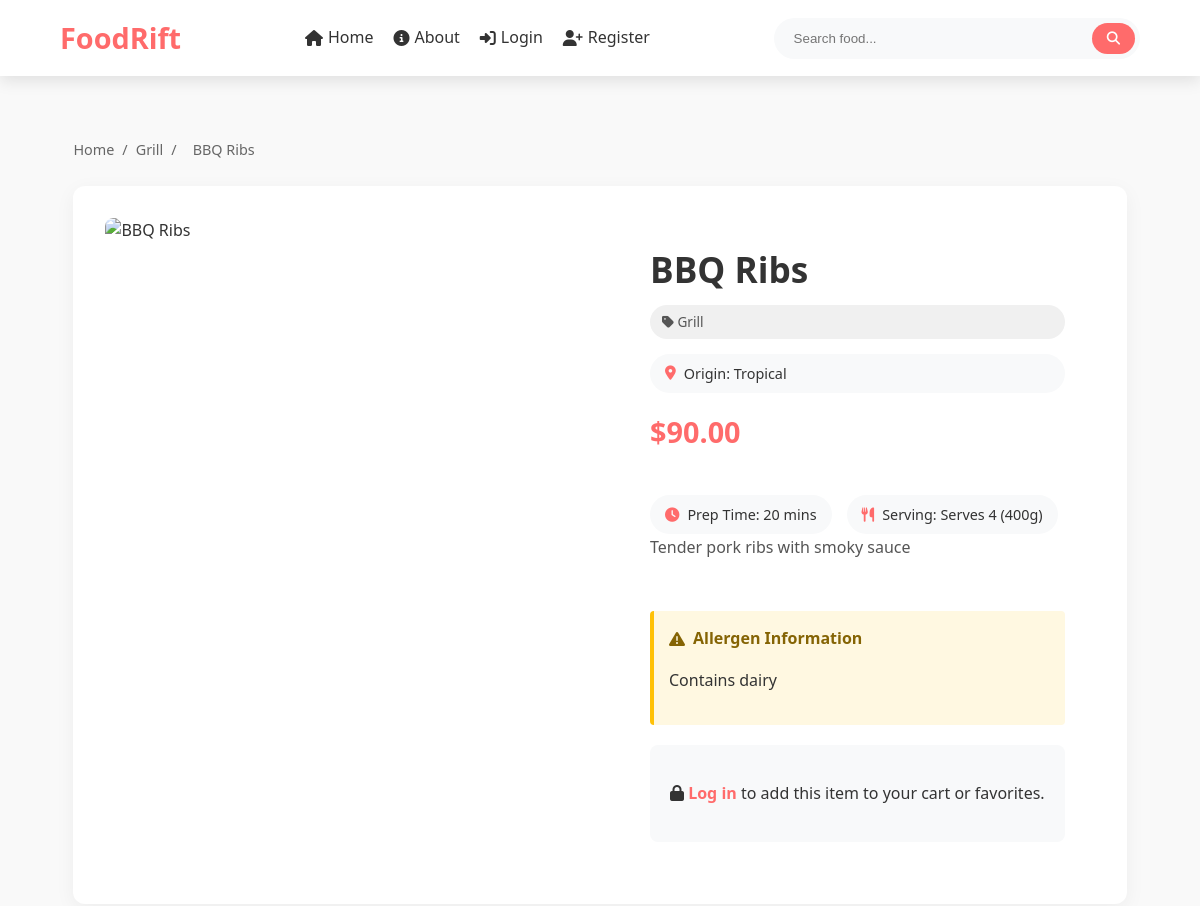
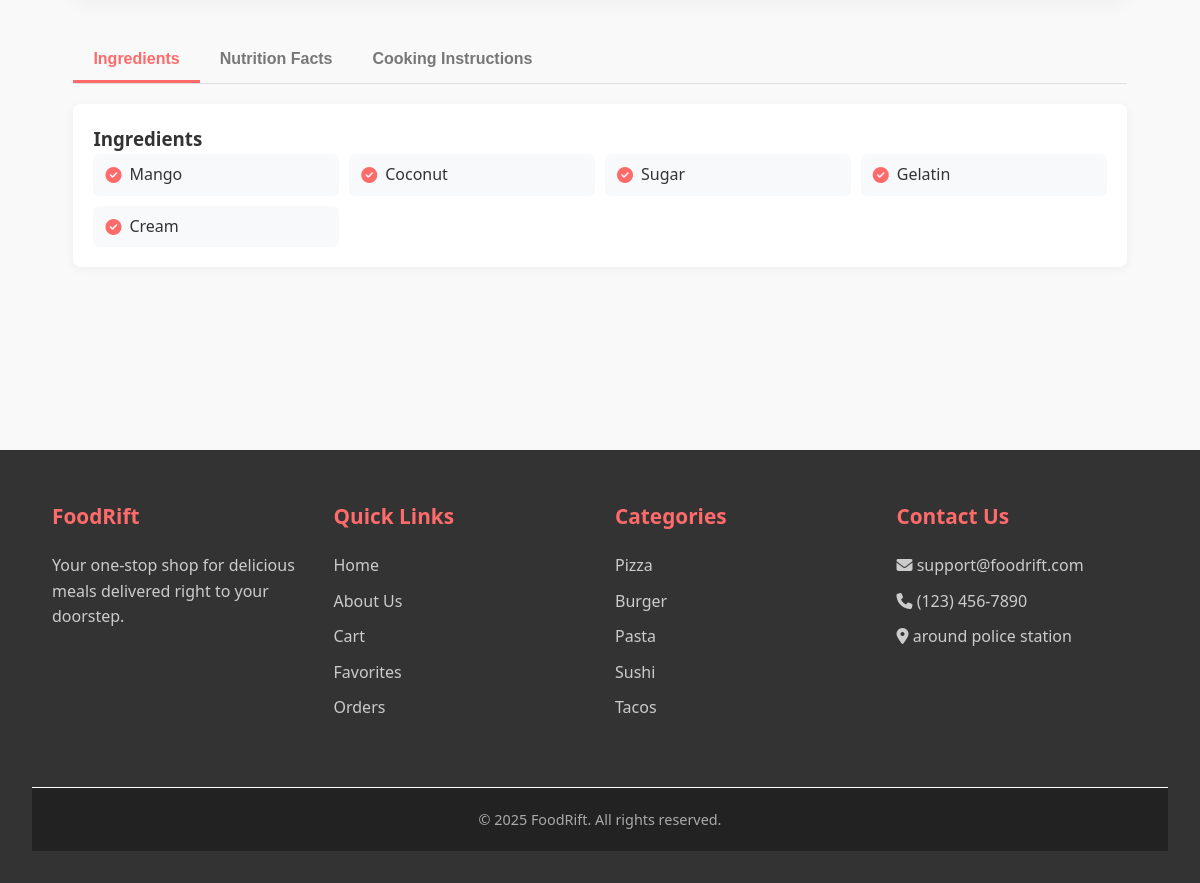
The page /product.php?id=10 on the database its author committed (2 pictures, top to bottom).
### tables this page shows
CREATE TABLE `products` (
  `id` int(11) NOT NULL,
  `name` varchar(100) NOT NULL,
  `price` decimal(10,2) NOT NULL,
  `description` text DEFAULT NULL,
  `image` varchar(255) DEFAULT NULL,
  `category` text DEFAULT NULL,
  `ingredients` text DEFAULT NULL,
  `serving_size` varchar(50) DEFAULT NULL,
  `preparation_time` varchar(20) DEFAULT NULL,
  `cooking_instructions` text DEFAULT NULL,
  `spiciness_level` int(11) DEFAULT NULL,
  `allergen_info` text DEFAULT NULL,
  `nutrition_facts` text DEFAULT NULL,
  `origin` varchar(100) DEFAULT NULL
);

### product.php (the view, shortened to what this page needs)
<?php
require_once 'config.php';
$product_id = isset($_GET['id']) ? (int)$_GET['id'] : 0;
$stmt = $conn->prepare("SELECT * FROM products WHERE id = :id");
$stmt->bindParam(':id', $product_id);
$stmt->execute();
$product = $stmt->fetch(PDO::FETCH_ASSOC);
$is_in_cart = in_array($product_id, $_SESSION['cart']);
$is_favorite = in_array($product_id, $_SESSION['favorites']);
?>
<!DOCTYPE html>
<html lang="en">
<head>
    <link rel="stylesheet" href="css/style.css">
    <link rel="stylesheet" href="https://cdnjs.cloudflare.com/ajax/libs/font-awesome/6.4.0/css/all.min.css">
    <link rel="stylesheet" href="css/product.css">
</head>
<body>
    <?php include 'header.php'; ?>
    <main>
        <div class="product-container">
            <div class="breadcrumb">
                <a href="index.php">Home</a>
                <span>/</span>
                <a href="index.php?category=<?php echo urlencode($product['category']); ?>"><?php echo $product['category']; ?></a>
                <span>/</span>
                <span><?php echo $product['name']; ?></span>
            </div>
            <section class="product-detail">
                <div class="product-image-container">
                    <img src="<?php echo $product['image']; ?>" alt="<?php echo $product['name']; ?>">
                </div>
                <div class="product-info">
                    <h2><?php echo $product['name']; ?></h2>
                    <div class="category-badge">
                        <i class="fas fa-tag"></i> <?php echo $product['category']; ?>
                    </div>
                    <?php if (!empty($product['origin'])): ?>
                        <div class="meta-item">
                            <i class="fas fa-map-marker-alt"></i> Origin: <?php echo $product['origin']; ?>
                        </div>
                    <?php endif; ?>
                    <div class="price">$<?php echo number_format($product['price'], 2); ?></div>
                    <div class="product-meta">
                        <?php if (!empty($product['preparation_time'])): ?>
                            <div class="meta-item">
                                <i class="fas fa-clock"></i> Prep Time: <?php echo $product['preparation_time']; ?>
                            </div>
                        <?php endif; ?>
                        <?php if (!empty($product['serving_size'])): ?>
                            <div class="meta-item">
                                <i class="fas fa-utensils"></i> Serving: <?php echo $product['serving_size']; ?>
                            </div>
                        <?php endif; ?>
                    </div>
                    <div class="product-description">
                        <?php echo $product['description']; ?>
                    </div>
                    <?php if (!empty($product['allergen_info'])): ?>
                        <div class="allergen-info">
                            <h4><i class="fas fa-exclamation-triangle"></i> Allergen Information</h4>
                            <p><?php echo $product['allergen_info']; ?></p>
                        </div>
                    <?php endif; ?>
                    <?php if (isset($_SESSION['user_id'])): ?>
                        <div class="action-buttons">
                            <?php if (!$is_in_cart): ?>
                                <form method="post" style="flex-grow: 1;">
                                    <input type="hidden" name="product_id" value="<?php echo $product['id']; ?>">
                                    <button type="submit" name="add_to_cart" class="add-to-cart">
                                        <i class="fas fa-shopping-cart"></i> Add to Cart
                                    </button>
                                </form>
                            <?php else: ?>
                                <form method="post" style="flex-grow: 1;">
                                    <input type="hidden" name="product_id" value="<?php echo $product['id']; ?>">
                                    <button type="submit" name="remove_item" class="remove-item">
                                        <i class="fas fa-trash-alt"></i> Remove from Cart
                                    </button>
                                </form>
                            <?php endif; ?>
                            <form method="post">
                                <input type="hidden" name="product_id" value="<?php echo $product['id']; ?>">
                                <button type="submit" name="toggle_favorite" class="favorite-btn <?php echo $is_favorite ? 'favorited' : ''; ?>">
                                    <i class="fas fa-heart"></i>
                                </button>
                            </form>
                        </div>
                    <?php else: ?>
                        <div class="login-prompt">
                            <p><i class="fas fa-lock"></i> <a href="login.php">Log in</a> to add this item to your cart or favorites.</p>
                        </div>
                    <?php endif; ?>
                </div>
            </section>
            <section class="product-details-tabs">
                <div class="tabs-nav">
                    <button class="tab-btn active" data-tab="ingredients">Ingredients</button>
                    <button class="tab-btn" data-tab="nutrition">Nutrition Facts</button>
                    <button class="tab-btn" data-tab="instructions">Cooking Instructions</button>
                </div>
                <div class="tab-content active" id="ingredients-tab">
                    <?php if (!empty($product['ingredients'])): ?>
                        <h3>Ingredients</h3>
                        <ul class="ingredients-list">
                            <?php
                            $ingredients = explode(',', $product['ingredients']);
                            foreach ($ingredients as $ingredient):
                                $ingredient = trim($ingredient);
                                if (!empty($ingredient)):
                            ?>
                                    <li><i class="fas fa-check-circle"></i> <?php echo $ingredient; ?></li>
                            <?php
                                endif;
                            endforeach;
                            ?>
                        </ul>
                    <?php else: ?>
                        <p>Ingredients information not available for this product.</p>
                    <?php endif; ?>
                </div>
            </section>
        </div>
    </main>
    <?php include 'footer.php'; ?>
</body>
</html>

### css/style.css (style rules this page uses)
* { margin: 0; padding: 0; box-sizing: border-box; }
html, body { height: 100%; }
body { font-family: "Arial", sans-serif; background-color: #ffffff; color: #333; display: flex; flex-direction: column; }
main { flex: 1 0 auto; padding: 2rem; max-width: 1400px; margin: 0 auto; }
h2 { text-align: center; color: #082545; }
.price { font-weight: bold; color: #007bff; margin-bottom: 1rem; }
.product-detail { display: flex; gap: 2rem; background-color: #f2f2f2; padding: 2rem; border-radius: 8px; margin-bottom: 2rem; }
.product-detail img { max-width: 400px; height: auto; border-radius: 8px; }
.product-info { flex: 1; display: flex; flex-direction: column; justify-content: space-between; }
.product-info h2 { margin-bottom: 1rem; text-align: left; }
.price { font-weight: bold; color: #007bff; margin: 1rem 0; }
.product-info p { margin: 1rem 0; }

### css/product.css (style rules this page uses)
.product-container { max-width: 1200px; margin: 0 auto; padding: 30px 20px; }
.breadcrumb { display: flex; margin-bottom: 25px; font-size: 0.9rem; color: #666; }
.breadcrumb a { color: #666; text-decoration: none; transition: color 0.2s; }
.breadcrumb span { margin: 0 8px; }
.product-detail { display: grid; grid-template-columns: 1fr 1fr; gap: 40px; margin-bottom: 40px; background: #fff; border-radius: 12px; box-shadow: 0 5px 20px rgba(0, 0, 0, 0.05); overflow: hidden; }
.product-image-container { position: relative; overflow: hidden; border-radius: 8px; height: 100%; }
.product-image-container img { width: 100%; height: 100%; object-fit: cover; transition: transform 0.5s ease; }
.product-info { padding: 30px; display: flex; flex-direction: column; }
.product-info h2 { font-size: 2.2rem; color: #333; margin-bottom: 15px; line-height: 1.2; }
.category-badge { display: inline-block; background: #f0f0f0; color: #555; padding: 6px 12px; border-radius: 20px; font-size: 0.85rem; margin-bottom: 15px; }
.price { font-size: 1.8rem; font-weight: 700; color: #ff6b6b; margin-bottom: 20px; }
.product-description { line-height: 1.7; color: #555; margin-bottom: 30px; }
.login-prompt { background: #f8f9fa; padding: 20px; border-radius: 8px; text-align: center; margin-top: 20px; }
.login-prompt a { color: #ff6b6b; font-weight: 600; text-decoration: none; }
.product-details-tabs { margin-bottom: 60px; }
.tabs-nav { display: flex; border-bottom: 1px solid #e0e0e0; margin-bottom: 20px; }
.tab-btn { padding: 12px 20px; background: none; border: none; border-bottom: 3px solid transparent; font-size: 1rem; font-weight: 600; color: #777; cursor: pointer; transition: all 0.3s; }
.tab-btn.active { color: #ff6b6b; border-bottom-color: #ff6b6b; }
.tab-content { display: none; padding: 20px; background: #fff; border-radius: 8px; box-shadow: 0 2px 10px rgba(0, 0, 0, 0.05); }
.tab-content.active { display: block; }
.ingredients-list { list-style: none; padding: 0; display: grid; grid-template-columns: repeat(auto-fill, minmax(200px, 1fr)); gap: 10px; }
.ingredients-list li { padding: 8px 12px; background: #f8f9fa; border-radius: 6px; display: flex; align-items: center; gap: 8px; }
.ingredients-list li i { color: #ff6b6b; }
.product-meta { display: flex; flex-wrap: wrap; gap: 15px; margin-top: 20px; }
.meta-item { display: flex; align-items: center; gap: 8px; padding: 8px 15px; background: #f8f9fa; border-radius: 30px; font-size: 0.9rem; }
.meta-item i { color: #ff6b6b; }
.allergen-info { margin-top: 20px; padding: 15px; background: #fff8e1; border-left: 4px solid #ffc107; border-radius: 4px; }
.allergen-info h4 { margin-top: 0; color: #856404; display: flex; align-items: center; gap: 8px; }

### css/header.css (style rules this page uses)
:root { --primary-color: #ff6b6b; --secondary-color: #ff8787; --accent-color: #ff5252; --text-color: #333; --light-gray: #f8f9fa; --medium-gray: #e9ecef; --dark-gray: #6c757d; --white: #ffffff; --shadow: 0 5px 15px rgba(0, 0, 0, 0.1); --border-radius: 10px; }
body { font-family: "Segoe UI", Tahoma, Geneva, Verdana, sans-serif; line-height: 1.6; color: var(--text-color); background-color: #f9f9f9; margin: 0; padding: 0; }

### rows shown on the page
products: category "Grill", name "BBQ Ribs", origin "Tropical", price "90.00", preparation_time "20 mins", serving_size "Serves 4 (400g)", description "Tender pork ribs with smoky sauce", allergen_info "Contains dairy", ingredients "Mango", ingredients "Coconut", ingredients "Sugar", ingredients "Gelatin", ingredients "Cream"

### other values the page prints
$category "Pizza"
$category "Burger"
$category "Pasta"
$category "Sushi"
$category "Tacos"
